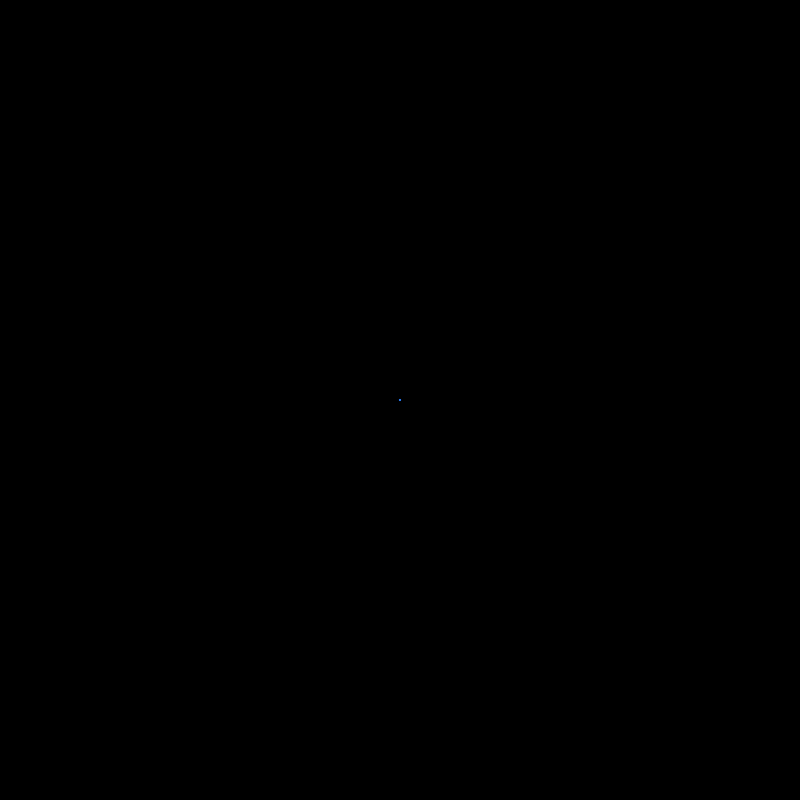
Frame 1 (no input)
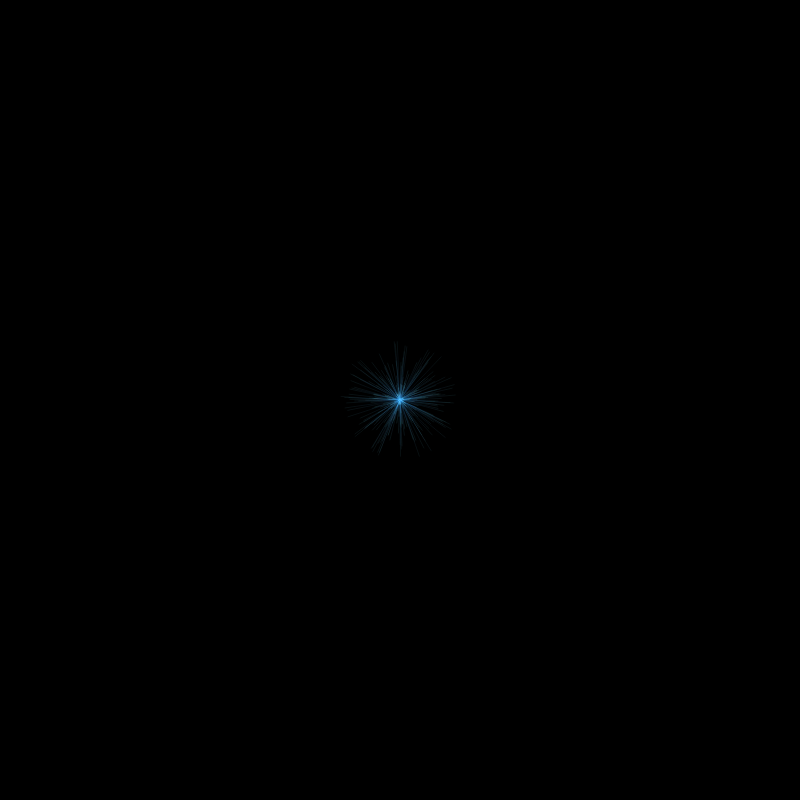
Frame 60 (no input)
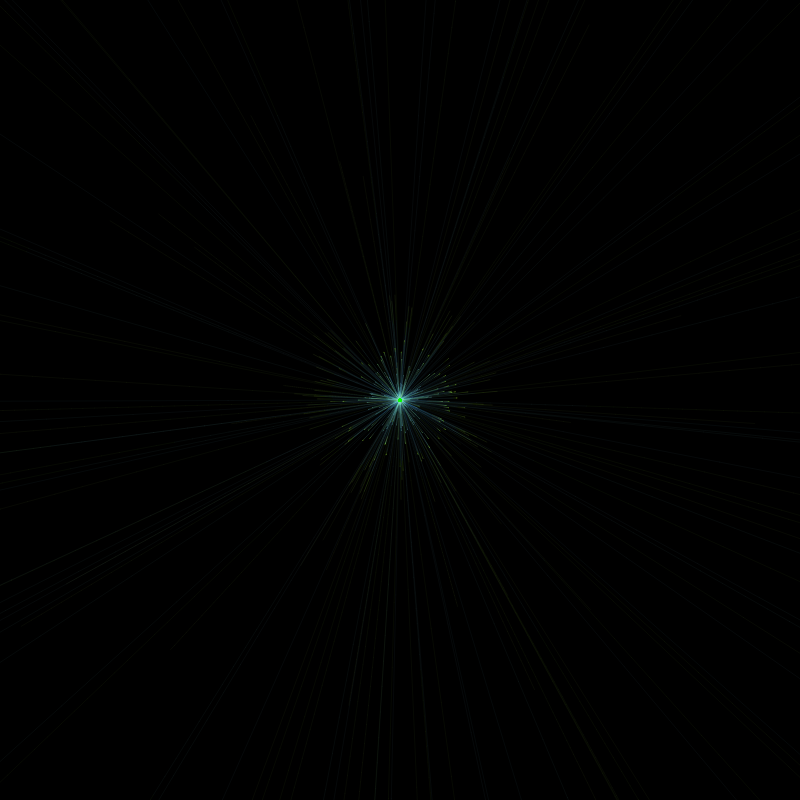
Frame 120 (the mouse pressed at the canvas centre since frame 60)

The p5.js sketch that drew these frames (run headless with seeded random() and noise() and a simulated clock; from frame 60 on, the mouse is pressed at the canvas centre):

// p5.js sketch
// ── sketch.js
var attractor;
var G = 40;
var particles = [];
var attractors = [];
var count = 0;

function setup() {
  createCanvas(800, 800);
  for (var i = 0; i < 300; i++) {
    particles.push(new Particle(400, 400));
  }
  // for (var i = 0; i < 3; i++) {
  //   attractors.push(createVector(random(width), random(height)));
  // }
  background(0);
}

function mousePressed() {
  attractors.push(createVector(mouseX, mouseY));
}

function draw() {
  //background(0);
  count++;
  stroke(255, 5);
  strokeWeight(3);
  for (var i = 0; i < attractors.length; i++) {
    stroke(0, 255, 0);
    point(attractors[i].x, attractors[i].y);
  }
  for (var i = 0; i < particles.length; i++) {
    var particle = particles[i];
    particle.update();
    particle.show();
    for (var j = 0; j < attractors.length; j++) {
      particle.attracted(attractors[j]);
    }
  }
}
// ── particle.js
function Particle(x, y) {
  this.pos = createVector(x, y);
  this.prev = createVector(x, y);
  this.vel = p5.Vector.random2D();
  this.vel.setMag(random(1));
  this.acc = createVector();

  this.update = function() {
    this.pos.add(this.vel);
    this.vel.add(this.acc);
    this.acc.mult(0);
    // if (this.pos.x >= width || this.pos.x <= 0) {
    //   this.vel.x *= -1;
    // }
    // if (this.pos.y >= height || this.pos.y <= 0) {
    //   this.vel.y *= -1;
    // }
  }

  this.show = function() {
    stroke(count % 255 + 75, (count + 85) % 255 + 75, (count + 170) % 255 + 75, 10); //colorful strokes
    // stroke(255, 5); //boring strokes
    strokeWeight(1);
    line(this.pos.x, this.pos.y, this.prev.x, this.prev.y);
    //point(this.pos.x, this.pos.y);
    this.prev.x = this.pos.x;
    this.prev.y = this.pos.y;
  }

  this.attracted = function(target) {
    var force = p5.Vector.sub(target, this.pos);
    var dsquared = force.magSq();
    //dsquared = constrain(dsquared, 5, 5000);
    var strength = G / dsquared;
    force.setMag(strength);
    this.acc.add(force);
  }
}
